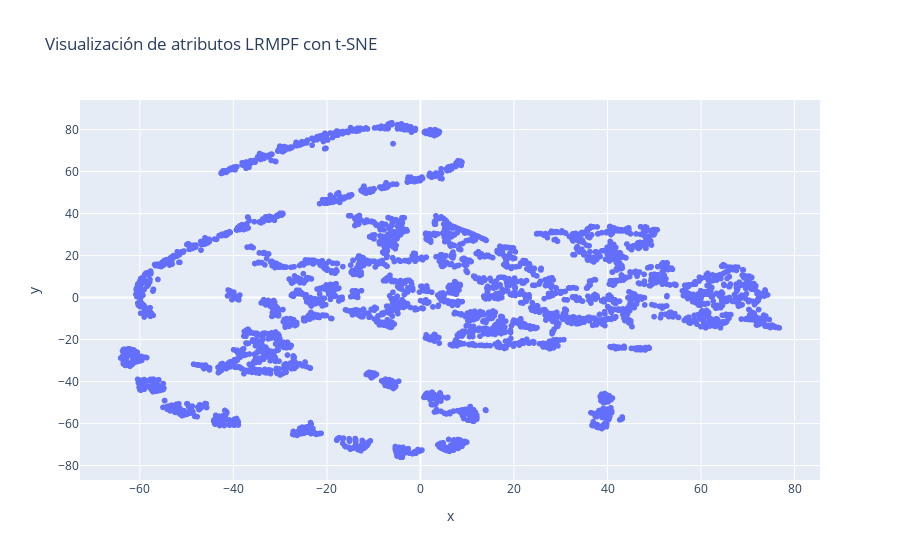

This figure's notebook cell:
### Code cell
fig = px.scatter(
    df_LRMPF, x=X_tsne[:,0], y=X_tsne[:,1], title='Visualización de atributos LRMPF con t-SNE',
    hover_name='Customer ID', hover_data=['Length','Recency','Frequency','Monetary','Periodicity']
)

fig.show()

### Figure 1 — Plotly figure (JSON) as saved in the notebook; plotly's stock layout.template omitted (floating-point values rounded to 4 significant figures; data arrays with more than 128 entries replaced by an {"elided": "..."} marker saying what was removed)
{"data": [{"customdata": {"elided": "4314x5 float values"}, "hovertemplate": "<b>%{hovertext}</b><br><br>x=%{x}<br>y=%{y}<br>Length=%{customdata[0]}<br>Recency=%{customdata[1]}<br>Frequency=%{customdata[2]}<br>Monetary=%{customdata[3]}<br>Periodicity=%{customdata[4]}<extra></extra>", "hovertext": {"elided": "4314 int values"}, "legendgroup": "", "marker": {"color": "#636efa", "symbol": "circle"}, "mode": "markers", "name": "", "showlegend": false, "type": "scattergl", "x": {"elided": "4314 float values"}, "xaxis": "x", "y": {"elided": "4314 float values"}, "yaxis": "y"}], "layout": {"legend": {"tracegroupgap": 0}, "title": {"text": "Visualización de atributos LRMPF con t-SNE"}, "xaxis": {"anchor": "y", "domain": [0, 1], "title": {"text": "x"}}, "yaxis": {"anchor": "x", "domain": [0, 1], "title": {"text": "y"}}}}
